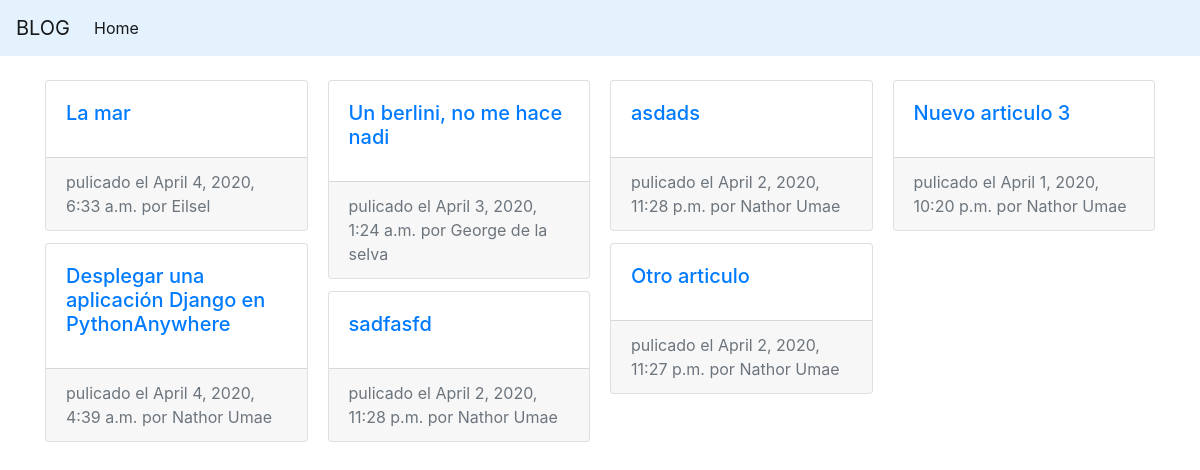
/blog/, run on an earlier commit of the app's database.
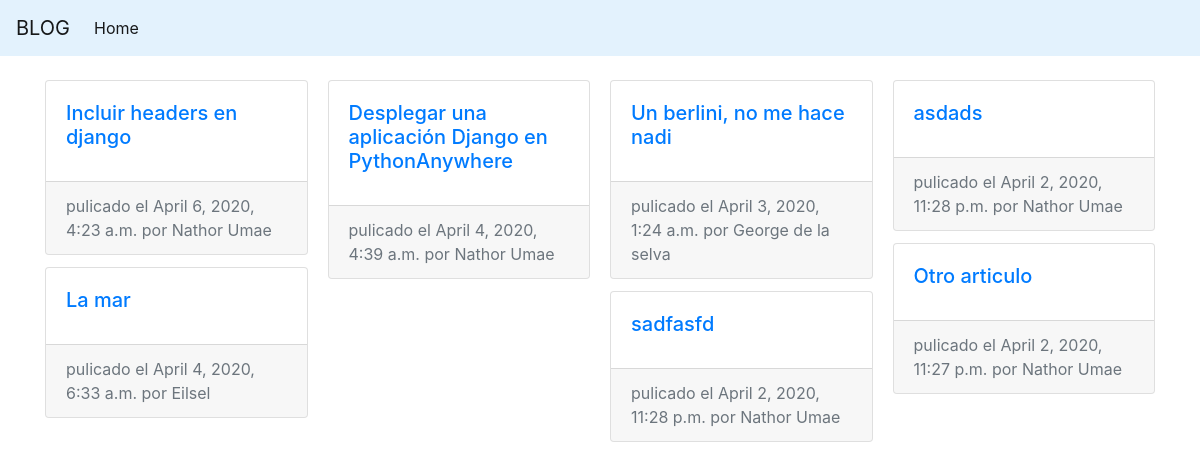
And on a later commit of the database.
### blog/models.py (models this page shows, shortened)
class Articulo (models.Model):
	titulo = models.CharField(max_length = 200)
	fecha_publicacion = models.DateTimeField()
	autor = models.CharField(max_length = 200)
	imagen = models.ImageField(blank = True)
	contenido = HTMLField() #models.TextField()
	tags = models.ManyToManyField(Tag, blank = True)

### blog/views.py (the view)
class IndexView (generic.ListView):
	template_name = 'blog/index.html'
	context_object_name = 'ultimos_articulos'
	def get_queryset ( self ):
		return Articulo.objects.order_by('-fecha_publicacion')[:7]

### blog/templates/blog/index.html (shortened to what this page needs)
<!DOCTYPE html>
<html lang="en">
<head>
	{% load static%}
	{% load bootstrap4 %}
	{% bootstrap_css %}
	<link rel="stylesheet" href="{% static 'css/index.css' %}">
</head>
<body>
	<nav class="navbar sticky-top navbar-expand-lg navbar-light" style="background-color: #e3f2fd;">
		<a href="/" class="navbar-brand">BLOG</a>
		<div class="collapse navbar-collapse" id="navbarTogglerDemo02">
			<ul class="navbar-nav mr-auto mt-2 mt-lg-0">
				<li class="nav-item active">
					<a class="nav-link" href="/">Home <span class="sr-only">(current)</span></a>
				</li>
			</ul>
		</div>
	</nav>
	<div class="container my-4">
		<div class="card-columns">
		{% for articulo in ultimos_articulos %}
			<div class="card">
				<div class="card-body">
					<h5 class="card-title"><a href="{% url 'blog:detail' articulo.id %}">{{ articulo.titulo }}</a></h5>
				</div>
				<div class="card-footer">
					<smal class="text-muted">pulicado el {{ articulo.fecha_publicacion  }} por {{ articulo.autor }}  </smal>
			 	</div>
			</div>
		{% endfor %}
		</div>
	</div>
</body>
</html>

What changed in the data, as far as the page shows it:
no longer on this page (row unchanged): Articulo: titulo "Nuevo articulo 3", fecha_publicacion "April 1, 2020, 10:20 p.m.", autor "Nathor Umae"
added Articulo: titulo "Incluir headers en django", fecha_publicacion "April 6, 2020, 4:23 a.m.", autor "Nathor Umae"
